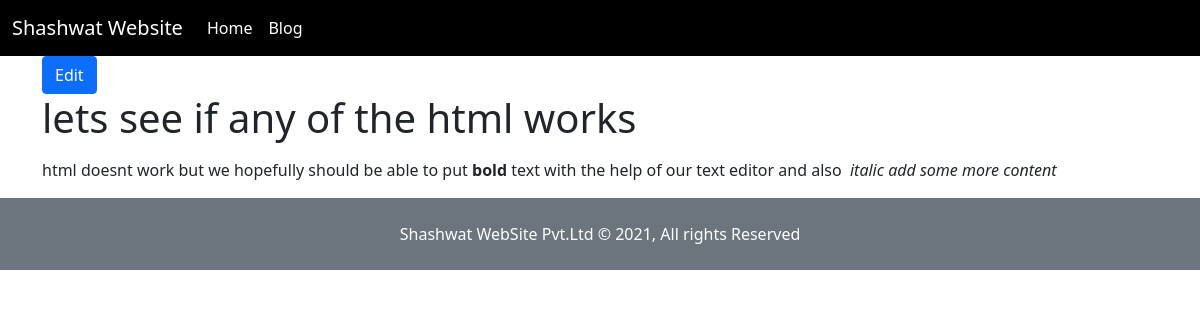
Page /blogs/read/html-test on the committed database.
### blog/models.py (models this page shows)
class BlogPost(models.Model):
    title = models.CharField(max_length=120)
    slug = models.SlugField(unique=True)
    content = RichTextField(blank=True, null=True)

### blog/views.py (the view)
# urls.py: path('read/<str:slug>', read_blog, name="read_blog"),
def read_blog(request, slug):
    template_name = "readblog.html"
    blog_obj = BlogPost.objects.filter(slug=slug)
    if blog_obj.count() >= 1:
        blog_obj = blog_obj.first()
    context = {"blog": blog_obj}
    return render(request, template_name, context)

### blog/templates/readblog.html (shortened to what this page needs)
{% extends 'base.html' %}
{% block content %}
<div class="container">
    <a class="btn btn-primary" href="/blogs/edit/{{blog.slug}}">Edit</a>
    <h1>{{blog.title}}</h1>
    <p>{{blog.content | safe }}</p>
</div>
{% endblock %}

### rows in the picture
BlogPost: title "lets see if any of the html works", content "html doesnt work but we hopefully should be able to put bold text with the help of our text editor and also italic add some more content"
